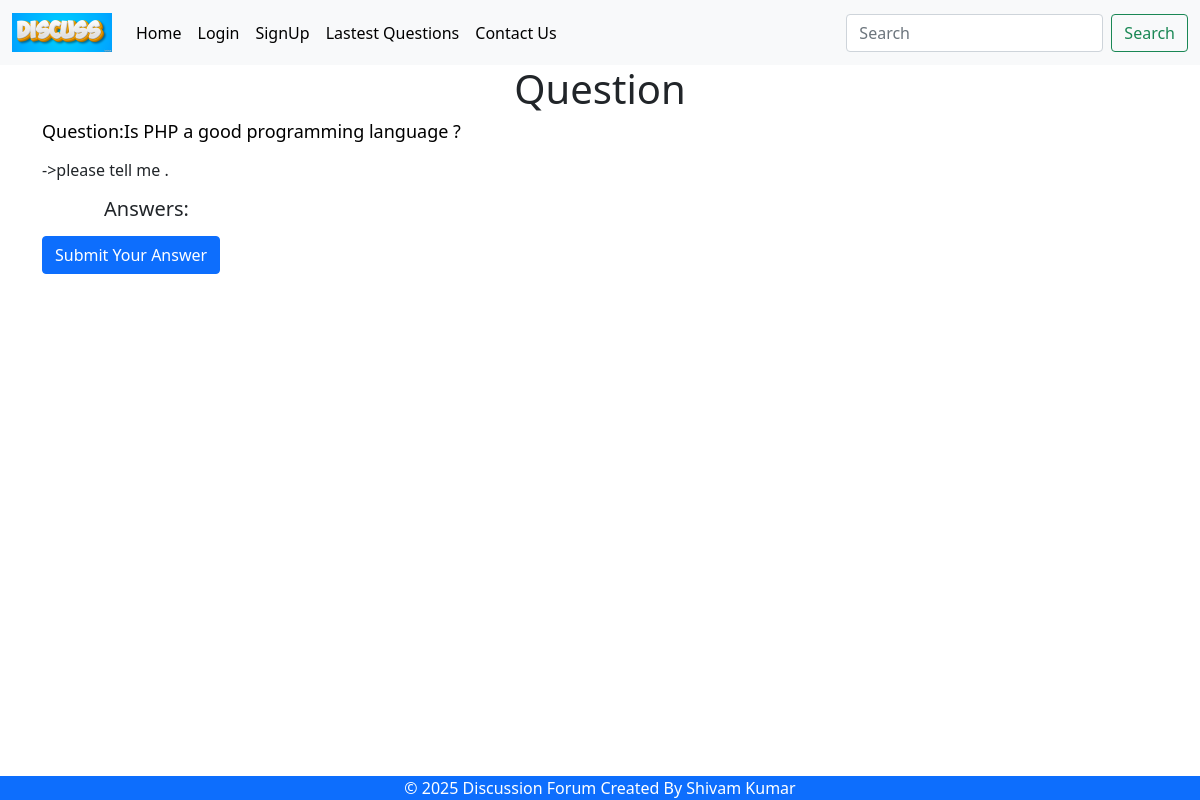
Screenshot of /?q_id=22 with the database file from the repository.
### tables this page shows
CREATE TABLE `questions` (
  `id` int(10) NOT NULL,
  `title` varchar(100) NOT NULL,
  `description` varchar(300) NOT NULL,
  `category_id` int(10) NOT NULL,
  `user_id` int(10) NOT NULL
);

### client/question-details.php (the view, shortened to what this page needs)
<div class="container">
    <h1 class="heading">Question</h1>
    <div class="col-8">
        <?php
            @include('./common/db.php');
            $q_id = $_GET['q_id'];
            $query = "select * from questions where id = $q_id";
            $result = $conn->query($query);
            $row = $result->fetch_assoc();
            echo '<div class="row">';
            echo "<h4 class='margin-bottom-15 question-title my-question '>Question:".$row["title"];
        echo "</h4>";
            echo "<p class='margin-bottom-15'>"."->".$row['description'].'</p>';
            @include('answers.php');
        ?>
     <?php if (isset($_SESSION['user'])) {?>
        <form action="./server/requests.php" method ='post'>
            <input type="hidden" name="q_id" value ="<?php echo$q_id ?>">
        <textarea class="form-control margin-bottom-15" name="answer" id="answer" required></textarea>
        <button class="btn btn-primary">Submit Your Answer</button>
        </form>
        <?php
        }else {
            ?>
           <a href="?login=true"> <button class="btn btn-primary">Submit Your Answer</button></a>
        <?php }?>
    </div>
</div>

### public/style.css (style rules this page uses)
a { color:black !important; }
.margin-bottom-15 { margin-bottom:15px; }
.heading { text-align:center; }
.question-list a , .question-title { font-size:18px; text-decoration:none; color : black !important; }
.my-question,.my-answer { display:flex; justify-content: space-between; }

### rows the page displays
questions: title "Is PHP a good programming language ?", description "please tell me ."
